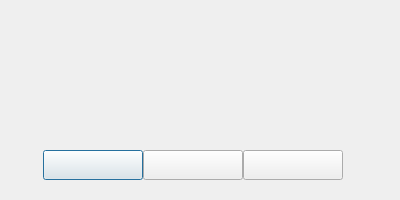
<?xml version="1.0" encoding="UTF-8"?>
<ui version="4.0">
 <class>UnlockNormalSingleCheckClass</class>
 <widget class="QDialog" name="UnlockNormalSingleCheckClass">
  <property name="geometry">
   <rect>
    <x>0</x>
    <y>0</y>
    <width>400</width>
    <height>200</height>
   </rect>
  </property>
  <property name="windowTitle">
   <string>解密信息</string>
  </property>
  <property name="windowIcon">
   <iconset resource="Lock.qrc">
    <normaloff>:/icon/mainicon/picture_lock/icon/icon_main_mainwindow.png</normaloff>:/icon/mainicon/picture_lock/icon/icon_main_mainwindow.png</iconset>
  </property>
  <property name="windowOpacity">
   <double>5.000000000000000</double>
  </property>
  <widget class="QPushButton" name="pushButton_import">
   <property name="geometry">
    <rect>
     <x>43</x>
     <y>150</y>
     <width>100</width>
     <height>30</height>
    </rect>
   </property>
   <property name="styleSheet">
    <string notr="true">border-image: url(:/icon/mainicon/picture_lock/icon/lock_button_normal_14.png);
border-image: url(:/icon/mainicon/picture_lock/icon/lock_button_pressed_14.png);</string>
   </property>
   <property name="text">
    <string/>
   </property>
  </widget>
  <widget class="QPushButton" name="pushButton_apply">
   <property name="geometry">
    <rect>
     <x>143</x>
     <y>150</y>
     <width>100</width>
     <height>30</height>
    </rect>
   </property>
   <property name="styleSheet">
    <string notr="true">border-image: url(:/icon/mainicon/picture_lock/icon/lock_button_normal_5.png);
border-image: url(:/icon/mainicon/picture_lock/icon/lock_button_pressed_5.png);</string>
   </property>
   <property name="text">
    <string/>
   </property>
  </widget>
  <widget class="QPushButton" name="pushButton_cancel">
   <property name="geometry">
    <rect>
     <x>243</x>
     <y>150</y>
     <width>100</width>
     <height>30</height>
    </rect>
   </property>
   <property name="styleSheet">
    <string notr="true">border-image: url(:/icon/mainicon/picture_lock/icon/lock_button_normal_6.png);
border-image: url(:/icon/mainicon/picture_lock/icon/lock_button_pressed_6.png);</string>
   </property>
   <property name="text">
    <string/>
   </property>
  </widget>
  <widget class="QLineEdit" name="lineEdit_show_1">
   <property name="enabled">
    <bool>false</bool>
   </property>
   <property name="geometry">
    <rect>
     <x>160</x>
     <y>80</y>
     <width>190</width>
     <height>20</height>
    </rect>
   </property>
   <property name="contextMenuPolicy">
    <enum>Qt::NoContextMenu</enum>
   </property>
   <property name="styleSheet">
    <string notr="true">QLineEdit
{
    background: rgb(255,255,255,0);
    border:1px solid rgb(128,76,71,0);
}</string>
   </property>
  </widget>
  <widget class="QLineEdit" name="lineEdit_show_2">
   <property name="enabled">
    <bool>false</bool>
   </property>
   <property name="geometry">
    <rect>
     <x>160</x>
     <y>110</y>
     <width>190</width>
     <height>20</height>
    </rect>
   </property>
   <property name="contextMenuPolicy">
    <enum>Qt::NoContextMenu</enum>
   </property>
   <property name="styleSheet">
    <string notr="true">QLineEdit
{
    background: rgb(255,255,255,0);
    border:1px solid rgb(128,76,71,0);
}</string>
   </property>
  </widget>
 </widget>
 <resources>
  <include location="Lock.qrc"/>
 </resources>
 <connections/>
</ui>
